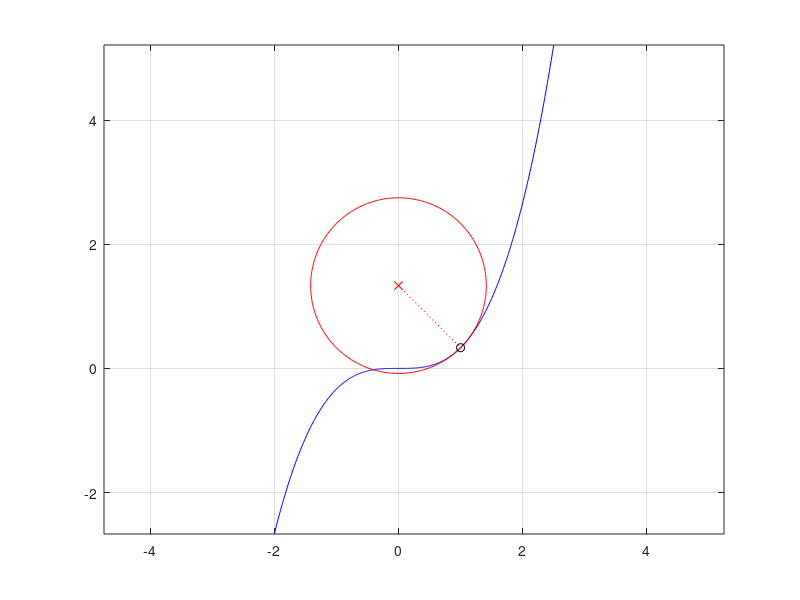

Write MATLAB code to recreate this figure.
% CUBICCURVATURE  Illustrate the curvature result in
% section 3.3, Exercise #134, for y = f(x) = (1/3) x^3.

% plot the curve in blue, and the point (1,f(1))
x = -2:.01:2.5;
plot(x,(1/3)*x.^3,'b')
hold on

% plot the osculating circle in red
theta = 0:pi/200:2*pi;
plot(sqrt(2)*cos(theta),(4/3)+sqrt(2)*sin(theta),'r')
plot(0,4/3,'rx')
plot([0 1],[4/3,1/3],'r:')
plot(1,1/3,'ko')
grid on,  axis equal,  hold off
